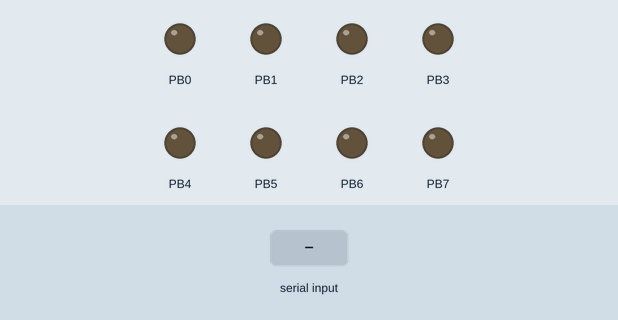
This program was run on a simulated ATmega328P, built with avr-gcc and emulated at 16 MHz. On the bench: output pins drawn as LEDs (lit = HIGH). The test bench sets the inputs (shaded band). What the program prints to the serial monitor is not drawn.

Above: at 1.2 s.
1.3 s: "0" received over Serial
At 2.4 s:
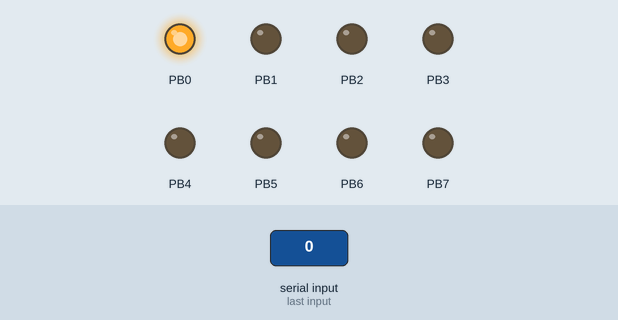
2.8 s: "1" received over Serial
At 3.5 s:
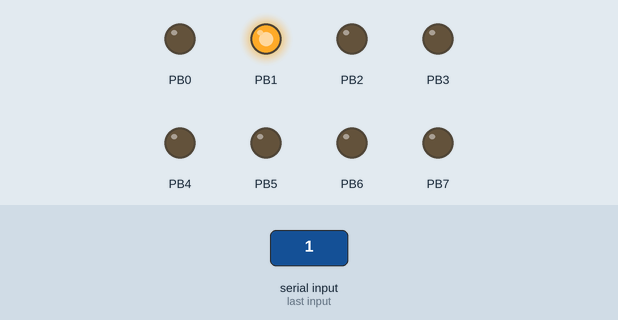
4.3 s: "2" received over Serial
At 4.6 s:
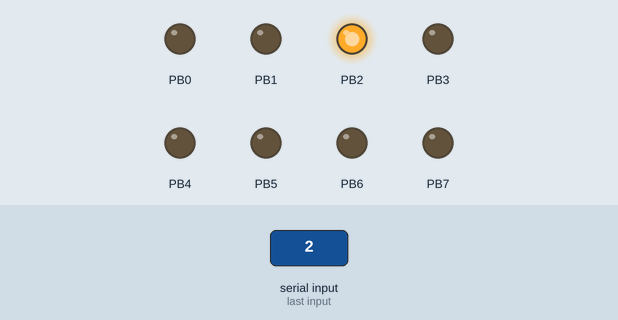
5.8 s: "3" received over Serial
At 7.0 s:
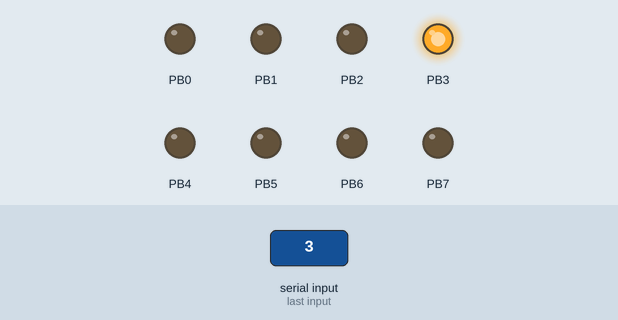
7.3 s: "4" received over Serial
At 8.1 s:
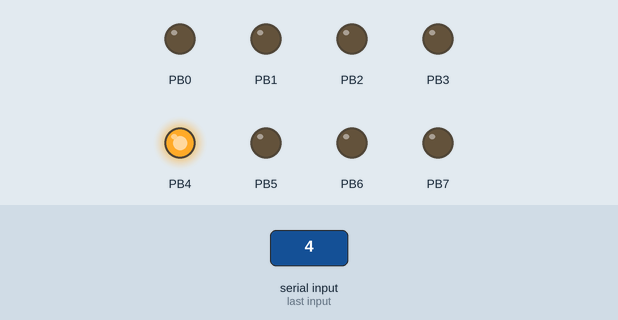
8.8 s: "5" received over Serial
At 9.3 s:
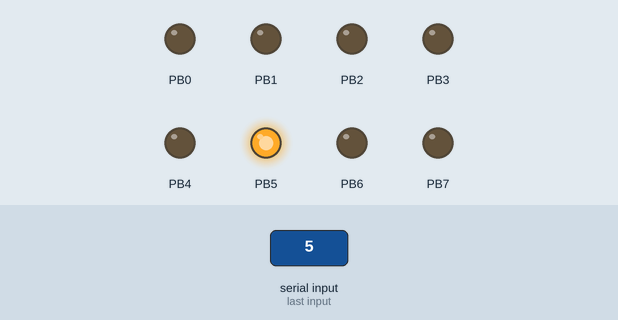
Timing chart, 0 to 11.3 s (numbered marks = the images above; inputs shaded):
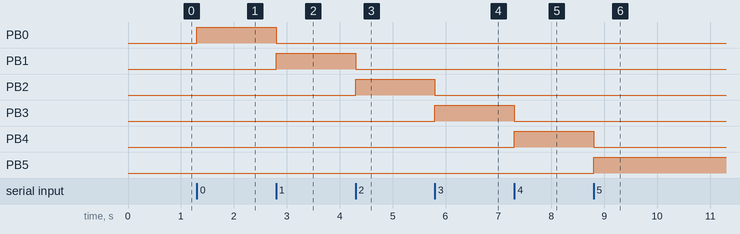

Measured:
- after the input at 1.3 s, PB0: LOW → HIGH at once
- after the input at 2.8 s, PB0: HIGH → LOW at once; PB1: LOW → HIGH at once
- after the input at 4.3 s, PB1: HIGH → LOW at once; PB2: LOW → HIGH at once
- after the input at 5.8 s, PB2: HIGH → LOW at once; PB3: LOW → HIGH at once
- after the input at 7.3 s, PB3: HIGH → LOW at once; PB4: LOW → HIGH at once
- after the input at 8.8 s, PB4: HIGH → LOW at once; PB5: LOW → HIGH at once

The program:

main.c
```c
/**************************
Universidad del Valle de Guatemala
Programación de Microcrontroladores
Proyecto: Prelab 4
Hardware: ATMEGA328p
Created: 18/04/2024 19:29:40
Author : James Ramírez
***************************/

#define F_CPU 16000000
#include <avr/io.h>
#include <util/delay.h>
#include <stdint.h>
#include <avr/interrupt.h>

void initUART9600(void);
void writeUART(char Caracter);
void writeTextUART (char* Texto);
void readUART(uint8_t receivedChar);
void initADC(void);
void ADC_start();
volatile uint8_t adcValueHigh = 0;
volatile uint8_t adcValueLow = 0;
volatile bufferTX;


int main(void)
{
    initUART9600();
	writeTextUART("Hola mundo :)");
	writeUART(10);				//ENTER
	writeUART(13);				//REGRESA A LA POSICIÓN 0 DE LA LÍNEA
	sei();
    while (1)
    {
		//INICIO DE LA LECTURA ADC
		ADCSRA |= (1<<ADSC);

		if (bufferTX != 0) {
			readUART(bufferTX);
			bufferTX = 0;
		}

	}
}


void initUART9600(void){

	cli ();
	//PORTB COMO SALIDAS
	DDRB = 0xFF;   // Todo como salidas
	PORTB = 0x00;

	//PASO 1: RX SE TOMA COMO ENTRADA Y TX COMO SALIDA
	DDRD &= ~(1<<DDD0);
	DDRD |= (1<<DDD1);

	//PASO 2: CONFIGURACION DEL UCSR0A
	UCSR0A = 0;

	//PASO 3: CONFIGURACION DEL UCSR0B, SE HABILITA ISR DE RECEPCION Y SE HABILITAN RX Y TX
	UCSR0B = 0;
	UCSR0B |= (1<<RXCIE0)|(1<<RXEN0)|(1<<TXEN0);

	//PASO 4: CONFIGURACION DE UCSR0C COMO ASINCRONO, SIN PARIDAD, 1 BIT DE STOP, 8 BITS DE DATA
	UCSR0C = 0;
	UCSR0C |= (1<<UCSZ01)|(1<<UCSZ00);

	//PASO 5: CONFIGURAR VELOCIDAD DE BAUDRATE: 9600
	UBRR0 = 103;
}

void writeUART(char	Caracter){
	while(!(UCSR0A & (1<<UDRE0)));
	UDR0 = Caracter;
}

void writeTextUART(char* Texto){

	uint8_t i;
	for (i=0; Texto[i] !='\0'; i++){			//INICIA EN 0 Y VA HASTA EL VALOR QUE TENGA LA VARIABLE TEXTO
		while (!(UCSR0A & (1<<UDRE0)));			//VERIFICA QUE EL BUFFER ESTÉ VACÍO PARA PODER INICIAR
		UDR0 = Texto[i];
	}
}

void readUART(uint8_t receivedChar) {
	switch (receivedChar) {
		case '0':
		PORTB = 0;
		PORTB |= (1 << PORTB0);
		break;
		case '1':
		PORTB = 0;
		PORTB |= (1 << PORTB1);
		break;
		case '2':
		PORTB = 0;
		PORTB |= (1 << PORTB2);
		break;
		case '3':
		PORTB = 0;
		PORTB |= (1 << PORTB3);
		break;
		case '4':
		PORTB = 0;
		PORTB |= (1 << PORTB4);
		break;
		case '5':
		PORTB = 0;
		PORTB |= (1 << PORTB5);
		break;
		default:
		PORTB = 0xFF;
		_delay_ms(100);
		PORTB = 0x00;
		_delay_ms(100);
		break;
	}
}


void initADC(void){
	ADMUX = 6;
	//REFERENCIA AVCC = 5V
	ADMUX |= (1<<REFS0);
	ADMUX &= ~(1<<REFS1);

	//JUSTIFICACION A LA IZQUIERDA
	ADMUX |= (1<<ADLAR);

	ADCSRA = 0;

	//HABILITA INTERRUPCION
	ADCSRA	|= (1<<ADIE);

	//HABILITA PREESCALER A 128 - 125kHz
	ADCSRA |= (1<<ADPS2)|(1<<ADPS1)|(1<<ADPS0);

	//HABILITA EL ADC
	ADCSRA |= (1<<ADEN);

}

ISR(ADC_vect){
	//SE ALMACENA EL VALOR DE ADC Y SE BORRA EL VALOR DE LA BANDERA
	uint16_t adc_val16 = ADC;
	uint8_t adcValue = (adc_val16 >> 8);

	ADCSRA |= (1<<ADIF);

	//SE SEPARA EL VALOR DEL ADC EN 4 BITS CADA UNO
	adcValueHigh = adcValue >> 4;
	adcValueLow = adcValue & 0x0F;
	ADCSRA |= (1<<ADSC);
}


ISR(USART_RX_vect){

	bufferTX = UDR0;
	while(!(UCSR0A & (1<<UDRE0)));
	UDR0 = bufferTX;
}
```
